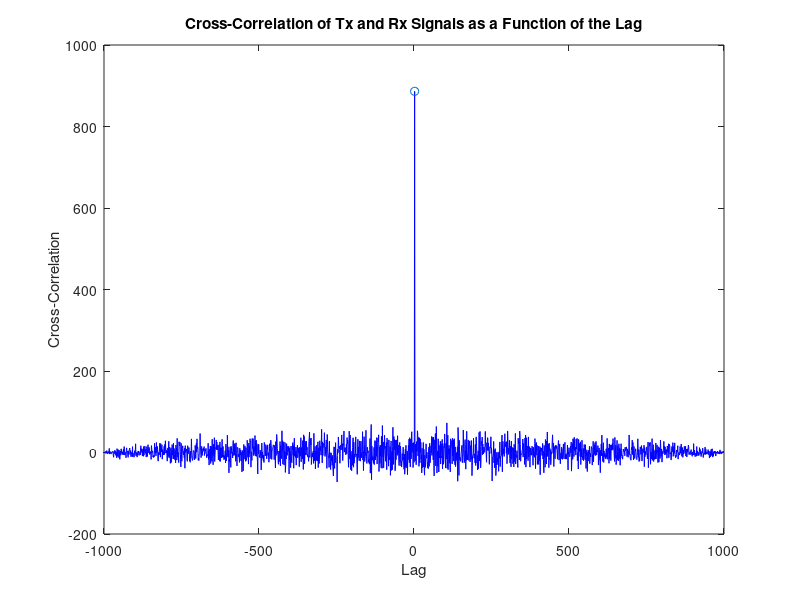

This figure's MATLAB source:
clear all; close all; clc;
load('delay.mat');

[r, lags] = xcorr(y,u); %returns cross correlation and their corresponding lags
[max, max_index] = max(r); %finding maximum argument of cross-correlation array
max_lag = lags(max_index); %lag which maximised cross-correlation

figure(1);
plot(lags,r,'b');
hold on
scatter(max_lag, max);
title('Cross-Correlation of Tx and Rx Signals as a Function of the Lag');
xlabel('Lag');
ylabel('Cross-Correlation');